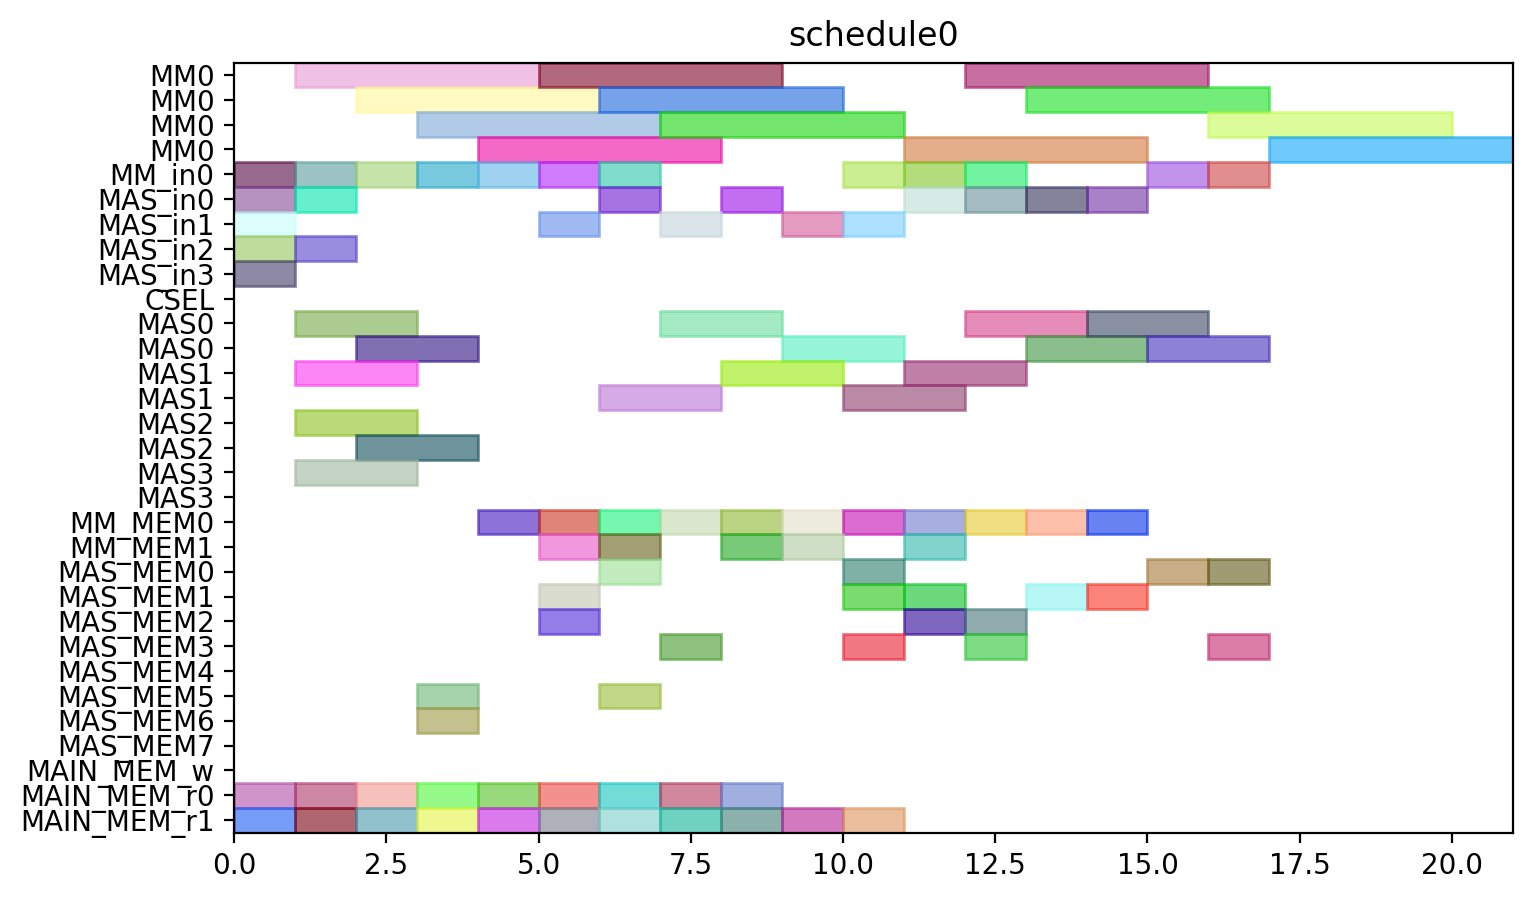

This chart was generated by the following Python code:
from pyschedule import Scenario, solvers, plotters, alt


def solve():
	horizon = 90
	S = Scenario("schedule0", horizon=horizon)

	# resource
	MM = S.Resources('MM', num=1, size=4)
	MM_in = S.Resources('MM_in', num=1)
	MAS_in = S.Resources('MAS_in', num=4)
	CSEL = S.Resource('CSEL')
	MAS = S.Resources('MAS', num=4, size=2, periods=range(1, horizon))
	MM_MEM = S.Resources('MM_MEM', num=2)
	MAS_MEM = S.Resources('MAS_MEM', num=8)
	MAIN_MEM_w = S.Resource('MAIN_MEM_w', size=1)
	MAIN_MEM_r = S.Resources('MAIN_MEM_r', num=2)

	# result of previous scheduling

	# new tasks
	t0 = S.Task('t0', length=4, delay_cost=1)
	t0 += alt(MM)
	t0_in = S.Task('t0_in', length=1, delay_cost=1)
	t0_in += alt(MM_in)
	S += t0>=t0_in

	t0_mem0 = S.Task('t0_mem0', length=1, delay_cost=1)
	t0_mem0 += MAIN_MEM_r[0]
	t0_mem1 = S.Task('t0_mem1', length=1, delay_cost=1)
	t0_mem1 += MAIN_MEM_r[1]
	t1 = S.Task('t1', length=4, delay_cost=1)
	t1 += alt(MM)
	t1_in = S.Task('t1_in', length=1, delay_cost=1)
	t1_in += alt(MM_in)
	S += t1>=t1_in

	t1_mem0 = S.Task('t1_mem0', length=1, delay_cost=1)
	t1_mem0 += MAIN_MEM_r[0]
	t1_mem1 = S.Task('t1_mem1', length=1, delay_cost=1)
	t1_mem1 += MAIN_MEM_r[1]
	t2 = S.Task('t2', length=4, delay_cost=1)
	t2 += alt(MM)
	t2_in = S.Task('t2_in', length=1, delay_cost=1)
	t2_in += alt(MM_in)
	S += t2>=t2_in

	t2_mem0 = S.Task('t2_mem0', length=1, delay_cost=1)
	t2_mem0 += MAIN_MEM_r[0]
	t2_mem1 = S.Task('t2_mem1', length=1, delay_cost=1)
	t2_mem1 += MAIN_MEM_r[1]
	t3 = S.Task('t3', length=2, delay_cost=1)
	t3 += alt(MAS)
	t3_in = S.Task('t3_in', length=1, delay_cost=1)
	t3_in += alt(MAS_in)
	S += t3_in*MAS_in[0]<=t3*MAS[0]

	S += t3_in*MAS_in[1]<=t3*MAS[1]

	S += t3_in*MAS_in[2]<=t3*MAS[2]

	S += t3_in*MAS_in[3]<=t3*MAS[3]

	t3_mem0 = S.Task('t3_mem0', length=1, delay_cost=1)
	t3_mem0 += MAIN_MEM_r[0]
	t3_mem1 = S.Task('t3_mem1', length=1, delay_cost=1)
	t3_mem1 += MAIN_MEM_r[1]
	t4 = S.Task('t4', length=2, delay_cost=1)
	t4 += alt(MAS)
	t4_in = S.Task('t4_in', length=1, delay_cost=1)
	t4_in += alt(MAS_in)
	S += t4_in*MAS_in[0]<=t4*MAS[0]

	S += t4_in*MAS_in[1]<=t4*MAS[1]

	S += t4_in*MAS_in[2]<=t4*MAS[2]

	S += t4_in*MAS_in[3]<=t4*MAS[3]

	t4_mem0 = S.Task('t4_mem0', length=1, delay_cost=1)
	t4_mem0 += MAIN_MEM_r[0]
	t4_mem1 = S.Task('t4_mem1', length=1, delay_cost=1)
	t4_mem1 += MAIN_MEM_r[1]
	t8 = S.Task('t8', length=2, delay_cost=1)
	t8 += alt(MAS)
	t8_in = S.Task('t8_in', length=1, delay_cost=1)
	t8_in += alt(MAS_in)
	S += t8_in*MAS_in[0]<=t8*MAS[0]

	S += t8_in*MAS_in[1]<=t8*MAS[1]

	S += t8_in*MAS_in[2]<=t8*MAS[2]

	S += t8_in*MAS_in[3]<=t8*MAS[3]

	t8_mem0 = S.Task('t8_mem0', length=1, delay_cost=1)
	t8_mem0 += MAIN_MEM_r[0]
	t8_mem1 = S.Task('t8_mem1', length=1, delay_cost=1)
	t8_mem1 += MAIN_MEM_r[1]
	t9 = S.Task('t9', length=2, delay_cost=1)
	t9 += alt(MAS)
	t9_in = S.Task('t9_in', length=1, delay_cost=1)
	t9_in += alt(MAS_in)
	S += t9_in*MAS_in[0]<=t9*MAS[0]

	S += t9_in*MAS_in[1]<=t9*MAS[1]

	S += t9_in*MAS_in[2]<=t9*MAS[2]

	S += t9_in*MAS_in[3]<=t9*MAS[3]

	t9_mem0 = S.Task('t9_mem0', length=1, delay_cost=1)
	t9_mem0 += MAIN_MEM_r[0]
	t9_mem1 = S.Task('t9_mem1', length=1, delay_cost=1)
	t9_mem1 += MAIN_MEM_r[1]
	t13 = S.Task('t13', length=2, delay_cost=1)
	t13 += alt(MAS)
	t13_in = S.Task('t13_in', length=1, delay_cost=1)
	t13_in += alt(MAS_in)
	S += t13_in*MAS_in[0]<=t13*MAS[0]

	S += t13_in*MAS_in[1]<=t13*MAS[1]

	S += t13_in*MAS_in[2]<=t13*MAS[2]

	S += t13_in*MAS_in[3]<=t13*MAS[3]

	t13_mem0 = S.Task('t13_mem0', length=1, delay_cost=1)
	t13_mem0 += MAIN_MEM_r[0]
	t13_mem1 = S.Task('t13_mem1', length=1, delay_cost=1)
	t13_mem1 += MAIN_MEM_r[1]
	t14 = S.Task('t14', length=2, delay_cost=1)
	t14 += alt(MAS)
	t14_in = S.Task('t14_in', length=1, delay_cost=1)
	t14_in += alt(MAS_in)
	S += t14_in*MAS_in[0]<=t14*MAS[0]

	S += t14_in*MAS_in[1]<=t14*MAS[1]

	S += t14_in*MAS_in[2]<=t14*MAS[2]

	S += t14_in*MAS_in[3]<=t14*MAS[3]

	t14_mem0 = S.Task('t14_mem0', length=1, delay_cost=1)
	t14_mem0 += MAIN_MEM_r[0]
	t14_mem1 = S.Task('t14_mem1', length=1, delay_cost=1)
	t14_mem1 += MAIN_MEM_r[1]
	t5 = S.Task('t5', length=4, delay_cost=1)
	t5 += alt(MM)
	t5_in = S.Task('t5_in', length=1, delay_cost=1)
	t5_in += alt(MM_in)
	S += t5>=t5_in

	t5_mem0 = S.Task('t5_mem0', length=1, delay_cost=1)
	t5_mem0 += alt(MAS_MEM)
	S += (t3*MAS[0])-1 < t5_mem0*MAS_MEM[0]
	S += (t3*MAS[1])-1 < t5_mem0*MAS_MEM[2]
	S += (t3*MAS[2])-1 < t5_mem0*MAS_MEM[4]
	S += (t3*MAS[3])-1 < t5_mem0*MAS_MEM[6]
	S += t5_mem0 <= t5

	t5_mem1 = S.Task('t5_mem1', length=1, delay_cost=1)
	t5_mem1 += alt(MAS_MEM)
	S += (t4*MAS[0])-1 < t5_mem1*MAS_MEM[1]
	S += (t4*MAS[1])-1 < t5_mem1*MAS_MEM[3]
	S += (t4*MAS[2])-1 < t5_mem1*MAS_MEM[5]
	S += (t4*MAS[3])-1 < t5_mem1*MAS_MEM[7]
	S += t5_mem1 <= t5

	t6 = S.Task('t6', length=2, delay_cost=1)
	t6 += alt(MAS)
	t6_in = S.Task('t6_in', length=1, delay_cost=1)
	t6_in += alt(MAS_in)
	S += t6_in*MAS_in[0]<=t6*MAS[0]

	S += t6_in*MAS_in[1]<=t6*MAS[1]

	S += t6_in*MAS_in[2]<=t6*MAS[2]

	S += t6_in*MAS_in[3]<=t6*MAS[3]

	t6_mem0 = S.Task('t6_mem0', length=1, delay_cost=1)
	t6_mem0 += alt(MM_MEM)
	S += (t0*MM[0])-1 < t6_mem0*MM_MEM[0]
	S += t6_mem0 <= t6

	t6_mem1 = S.Task('t6_mem1', length=1, delay_cost=1)
	t6_mem1 += alt(MM_MEM)
	S += (t1*MM[0])-1 < t6_mem1*MM_MEM[1]
	S += t6_mem1 <= t6

	t10 = S.Task('t10', length=4, delay_cost=1)
	t10 += alt(MM)
	t10_in = S.Task('t10_in', length=1, delay_cost=1)
	t10_in += alt(MM_in)
	S += t10>=t10_in

	t10_mem0 = S.Task('t10_mem0', length=1, delay_cost=1)
	t10_mem0 += alt(MAS_MEM)
	S += (t8*MAS[0])-1 < t10_mem0*MAS_MEM[0]
	S += (t8*MAS[1])-1 < t10_mem0*MAS_MEM[2]
	S += (t8*MAS[2])-1 < t10_mem0*MAS_MEM[4]
	S += (t8*MAS[3])-1 < t10_mem0*MAS_MEM[6]
	S += t10_mem0 <= t10

	t10_mem1 = S.Task('t10_mem1', length=1, delay_cost=1)
	t10_mem1 += alt(MAS_MEM)
	S += (t9*MAS[0])-1 < t10_mem1*MAS_MEM[1]
	S += (t9*MAS[1])-1 < t10_mem1*MAS_MEM[3]
	S += (t9*MAS[2])-1 < t10_mem1*MAS_MEM[5]
	S += (t9*MAS[3])-1 < t10_mem1*MAS_MEM[7]
	S += t10_mem1 <= t10

	t11 = S.Task('t11', length=2, delay_cost=1)
	t11 += alt(MAS)
	t11_in = S.Task('t11_in', length=1, delay_cost=1)
	t11_in += alt(MAS_in)
	S += t11_in*MAS_in[0]<=t11*MAS[0]

	S += t11_in*MAS_in[1]<=t11*MAS[1]

	S += t11_in*MAS_in[2]<=t11*MAS[2]

	S += t11_in*MAS_in[3]<=t11*MAS[3]

	t11_mem0 = S.Task('t11_mem0', length=1, delay_cost=1)
	t11_mem0 += alt(MM_MEM)
	S += (t1*MM[0])-1 < t11_mem0*MM_MEM[0]
	S += t11_mem0 <= t11

	t11_mem1 = S.Task('t11_mem1', length=1, delay_cost=1)
	t11_mem1 += alt(MM_MEM)
	S += (t2*MM[0])-1 < t11_mem1*MM_MEM[1]
	S += t11_mem1 <= t11

	t15 = S.Task('t15', length=4, delay_cost=1)
	t15 += alt(MM)
	t15_in = S.Task('t15_in', length=1, delay_cost=1)
	t15_in += alt(MM_in)
	S += t15>=t15_in

	t15_mem0 = S.Task('t15_mem0', length=1, delay_cost=1)
	t15_mem0 += alt(MAS_MEM)
	S += (t13*MAS[0])-1 < t15_mem0*MAS_MEM[0]
	S += (t13*MAS[1])-1 < t15_mem0*MAS_MEM[2]
	S += (t13*MAS[2])-1 < t15_mem0*MAS_MEM[4]
	S += (t13*MAS[3])-1 < t15_mem0*MAS_MEM[6]
	S += t15_mem0 <= t15

	t15_mem1 = S.Task('t15_mem1', length=1, delay_cost=1)
	t15_mem1 += alt(MAS_MEM)
	S += (t14*MAS[0])-1 < t15_mem1*MAS_MEM[1]
	S += (t14*MAS[1])-1 < t15_mem1*MAS_MEM[3]
	S += (t14*MAS[2])-1 < t15_mem1*MAS_MEM[5]
	S += (t14*MAS[3])-1 < t15_mem1*MAS_MEM[7]
	S += t15_mem1 <= t15

	t16 = S.Task('t16', length=2, delay_cost=1)
	t16 += alt(MAS)
	t16_in = S.Task('t16_in', length=1, delay_cost=1)
	t16_in += alt(MAS_in)
	S += t16_in*MAS_in[0]<=t16*MAS[0]

	S += t16_in*MAS_in[1]<=t16*MAS[1]

	S += t16_in*MAS_in[2]<=t16*MAS[2]

	S += t16_in*MAS_in[3]<=t16*MAS[3]

	t16_mem0 = S.Task('t16_mem0', length=1, delay_cost=1)
	t16_mem0 += alt(MM_MEM)
	S += (t0*MM[0])-1 < t16_mem0*MM_MEM[0]
	S += t16_mem0 <= t16

	t16_mem1 = S.Task('t16_mem1', length=1, delay_cost=1)
	t16_mem1 += alt(MM_MEM)
	S += (t2*MM[0])-1 < t16_mem1*MM_MEM[1]
	S += t16_mem1 <= t16

	t18 = S.Task('t18', length=2, delay_cost=1)
	t18 += alt(MAS)
	t18_in = S.Task('t18_in', length=1, delay_cost=1)
	t18_in += alt(MAS_in)
	S += t18_in*MAS_in[0]<=t18*MAS[0]

	S += t18_in*MAS_in[1]<=t18*MAS[1]

	S += t18_in*MAS_in[2]<=t18*MAS[2]

	S += t18_in*MAS_in[3]<=t18*MAS[3]

	t18_mem0 = S.Task('t18_mem0', length=1, delay_cost=1)
	t18_mem0 += alt(MM_MEM)
	S += (t0*MM[0])-1 < t18_mem0*MM_MEM[0]
	S += t18_mem0 <= t18

	t20 = S.Task('t20', length=4, delay_cost=1)
	t20 += alt(MM)
	t20_in = S.Task('t20_in', length=1, delay_cost=1)
	t20_in += alt(MM_in)
	S += t20>=t20_in

	t20_mem0 = S.Task('t20_mem0', length=1, delay_cost=1)
	t20_mem0 += alt(MM_MEM)
	S += (t2*MM[0])-1 < t20_mem0*MM_MEM[0]
	S += t20_mem0 <= t20

	t20_mem1 = S.Task('t20_mem1', length=1, delay_cost=1)
	t20_mem1 += MAIN_MEM_r[1]
	t7 = S.Task('t7', length=2, delay_cost=1)
	t7 += alt(MAS)
	t7_in = S.Task('t7_in', length=1, delay_cost=1)
	t7_in += alt(MAS_in)
	S += t7_in*MAS_in[0]<=t7*MAS[0]

	S += t7_in*MAS_in[1]<=t7*MAS[1]

	S += t7_in*MAS_in[2]<=t7*MAS[2]

	S += t7_in*MAS_in[3]<=t7*MAS[3]

	t7_mem0 = S.Task('t7_mem0', length=1, delay_cost=1)
	t7_mem0 += alt(MM_MEM)
	S += (t5*MM[0])-1 < t7_mem0*MM_MEM[0]
	S += t7_mem0 <= t7

	t7_mem1 = S.Task('t7_mem1', length=1, delay_cost=1)
	t7_mem1 += alt(MAS_MEM)
	S += (t6*MAS[0])-1 < t7_mem1*MAS_MEM[1]
	S += (t6*MAS[1])-1 < t7_mem1*MAS_MEM[3]
	S += (t6*MAS[2])-1 < t7_mem1*MAS_MEM[5]
	S += (t6*MAS[3])-1 < t7_mem1*MAS_MEM[7]
	S += t7_mem1 <= t7

	t12 = S.Task('t12', length=2, delay_cost=1)
	t12 += alt(MAS)
	t12_in = S.Task('t12_in', length=1, delay_cost=1)
	t12_in += alt(MAS_in)
	S += t12_in*MAS_in[0]<=t12*MAS[0]

	S += t12_in*MAS_in[1]<=t12*MAS[1]

	S += t12_in*MAS_in[2]<=t12*MAS[2]

	S += t12_in*MAS_in[3]<=t12*MAS[3]

	t12_mem0 = S.Task('t12_mem0', length=1, delay_cost=1)
	t12_mem0 += alt(MM_MEM)
	S += (t10*MM[0])-1 < t12_mem0*MM_MEM[0]
	S += t12_mem0 <= t12

	t12_mem1 = S.Task('t12_mem1', length=1, delay_cost=1)
	t12_mem1 += alt(MAS_MEM)
	S += (t11*MAS[0])-1 < t12_mem1*MAS_MEM[1]
	S += (t11*MAS[1])-1 < t12_mem1*MAS_MEM[3]
	S += (t11*MAS[2])-1 < t12_mem1*MAS_MEM[5]
	S += (t11*MAS[3])-1 < t12_mem1*MAS_MEM[7]
	S += t12_mem1 <= t12

	t17 = S.Task('t17', length=2, delay_cost=1)
	t17 += alt(MAS)
	t17_in = S.Task('t17_in', length=1, delay_cost=1)
	t17_in += alt(MAS_in)
	S += t17_in*MAS_in[0]<=t17*MAS[0]

	S += t17_in*MAS_in[1]<=t17*MAS[1]

	S += t17_in*MAS_in[2]<=t17*MAS[2]

	S += t17_in*MAS_in[3]<=t17*MAS[3]

	t17_mem0 = S.Task('t17_mem0', length=1, delay_cost=1)
	t17_mem0 += alt(MM_MEM)
	S += (t15*MM[0])-1 < t17_mem0*MM_MEM[0]
	S += t17_mem0 <= t17

	t17_mem1 = S.Task('t17_mem1', length=1, delay_cost=1)
	t17_mem1 += alt(MAS_MEM)
	S += (t16*MAS[0])-1 < t17_mem1*MAS_MEM[1]
	S += (t16*MAS[1])-1 < t17_mem1*MAS_MEM[3]
	S += (t16*MAS[2])-1 < t17_mem1*MAS_MEM[5]
	S += (t16*MAS[3])-1 < t17_mem1*MAS_MEM[7]
	S += t17_mem1 <= t17

	t19 = S.Task('t19', length=2, delay_cost=1)
	t19 += alt(MAS)
	t19_in = S.Task('t19_in', length=1, delay_cost=1)
	t19_in += alt(MAS_in)
	S += t19_in*MAS_in[0]<=t19*MAS[0]

	S += t19_in*MAS_in[1]<=t19*MAS[1]

	S += t19_in*MAS_in[2]<=t19*MAS[2]

	S += t19_in*MAS_in[3]<=t19*MAS[3]

	t19_mem0 = S.Task('t19_mem0', length=1, delay_cost=1)
	t19_mem0 += alt(MM_MEM)
	S += (t0*MM[0])-1 < t19_mem0*MM_MEM[0]
	S += t19_mem0 <= t19

	t19_mem1 = S.Task('t19_mem1', length=1, delay_cost=1)
	t19_mem1 += alt(MAS_MEM)
	S += (t18*MAS[0])-1 < t19_mem1*MAS_MEM[1]
	S += (t18*MAS[1])-1 < t19_mem1*MAS_MEM[3]
	S += (t18*MAS[2])-1 < t19_mem1*MAS_MEM[5]
	S += (t18*MAS[3])-1 < t19_mem1*MAS_MEM[7]
	S += t19_mem1 <= t19

	t21 = S.Task('t21', length=2, delay_cost=1)
	t21 += alt(MAS)
	t21_in = S.Task('t21_in', length=1, delay_cost=1)
	t21_in += alt(MAS_in)
	S += t21_in*MAS_in[0]<=t21*MAS[0]

	S += t21_in*MAS_in[1]<=t21*MAS[1]

	S += t21_in*MAS_in[2]<=t21*MAS[2]

	S += t21_in*MAS_in[3]<=t21*MAS[3]

	t21_mem0 = S.Task('t21_mem0', length=1, delay_cost=1)
	t21_mem0 += alt(MM_MEM)
	S += (t1*MM[0])-1 < t21_mem0*MM_MEM[0]
	S += t21_mem0 <= t21

	t21_mem1 = S.Task('t21_mem1', length=1, delay_cost=1)
	t21_mem1 += alt(MM_MEM)
	S += (t20*MM[0])-1 < t21_mem1*MM_MEM[1]
	S += t21_mem1 <= t21

	t22 = S.Task('t22', length=2, delay_cost=1)
	t22 += alt(MAS)
	t22_in = S.Task('t22_in', length=1, delay_cost=1)
	t22_in += alt(MAS_in)
	S += t22_in*MAS_in[0]<=t22*MAS[0]

	S += t22_in*MAS_in[1]<=t22*MAS[1]

	S += t22_in*MAS_in[2]<=t22*MAS[2]

	S += t22_in*MAS_in[3]<=t22*MAS[3]

	t22_mem0 = S.Task('t22_mem0', length=1, delay_cost=1)
	t22_mem0 += alt(MM_MEM)
	S += (t1*MM[0])-1 < t22_mem0*MM_MEM[0]
	S += t22_mem0 <= t22

	t22_mem1 = S.Task('t22_mem1', length=1, delay_cost=1)
	t22_mem1 += alt(MM_MEM)
	S += (t20*MM[0])-1 < t22_mem1*MM_MEM[1]
	S += t22_mem1 <= t22

	t23 = S.Task('t23', length=4, delay_cost=1)
	t23 += alt(MM)
	t23_in = S.Task('t23_in', length=1, delay_cost=1)
	t23_in += alt(MM_in)
	S += t23>=t23_in

	t23_mem0 = S.Task('t23_mem0', length=1, delay_cost=1)
	t23_mem0 += alt(MAS_MEM)
	S += (t17*MAS[0])-1 < t23_mem0*MAS_MEM[0]
	S += (t17*MAS[1])-1 < t23_mem0*MAS_MEM[2]
	S += (t17*MAS[2])-1 < t23_mem0*MAS_MEM[4]
	S += (t17*MAS[3])-1 < t23_mem0*MAS_MEM[6]
	S += t23_mem0 <= t23

	t23_mem1 = S.Task('t23_mem1', length=1, delay_cost=1)
	t23_mem1 += MAIN_MEM_r[1]
	t25 = S.Task('t25', length=4, delay_cost=1)
	t25 += alt(MM)
	t25_in = S.Task('t25_in', length=1, delay_cost=1)
	t25_in += alt(MM_in)
	S += t25>=t25_in

	t25_mem0 = S.Task('t25_mem0', length=1, delay_cost=1)
	t25_mem0 += alt(MAS_MEM)
	S += (t7*MAS[0])-1 < t25_mem0*MAS_MEM[0]
	S += (t7*MAS[1])-1 < t25_mem0*MAS_MEM[2]
	S += (t7*MAS[2])-1 < t25_mem0*MAS_MEM[4]
	S += (t7*MAS[3])-1 < t25_mem0*MAS_MEM[6]
	S += t25_mem0 <= t25

	t25_mem1 = S.Task('t25_mem1', length=1, delay_cost=1)
	t25_mem1 += alt(MAS_MEM)
	S += (t22*MAS[0])-1 < t25_mem1*MAS_MEM[1]
	S += (t22*MAS[1])-1 < t25_mem1*MAS_MEM[3]
	S += (t22*MAS[2])-1 < t25_mem1*MAS_MEM[5]
	S += (t22*MAS[3])-1 < t25_mem1*MAS_MEM[7]
	S += t25_mem1 <= t25

	t27 = S.Task('t27', length=4, delay_cost=1)
	t27 += alt(MM)
	t27_in = S.Task('t27_in', length=1, delay_cost=1)
	t27_in += alt(MM_in)
	S += t27>=t27_in

	t27_mem0 = S.Task('t27_mem0', length=1, delay_cost=1)
	t27_mem0 += alt(MAS_MEM)
	S += (t22*MAS[0])-1 < t27_mem0*MAS_MEM[0]
	S += (t22*MAS[1])-1 < t27_mem0*MAS_MEM[2]
	S += (t22*MAS[2])-1 < t27_mem0*MAS_MEM[4]
	S += (t22*MAS[3])-1 < t27_mem0*MAS_MEM[6]
	S += t27_mem0 <= t27

	t27_mem1 = S.Task('t27_mem1', length=1, delay_cost=1)
	t27_mem1 += alt(MAS_MEM)
	S += (t21*MAS[0])-1 < t27_mem1*MAS_MEM[1]
	S += (t21*MAS[1])-1 < t27_mem1*MAS_MEM[3]
	S += (t21*MAS[2])-1 < t27_mem1*MAS_MEM[5]
	S += (t21*MAS[3])-1 < t27_mem1*MAS_MEM[7]
	S += t27_mem1 <= t27

	t28 = S.Task('t28', length=4, delay_cost=1)
	t28 += alt(MM)
	t28_in = S.Task('t28_in', length=1, delay_cost=1)
	t28_in += alt(MM_in)
	S += t28>=t28_in

	t28_mem0 = S.Task('t28_mem0', length=1, delay_cost=1)
	t28_mem0 += alt(MAS_MEM)
	S += (t19*MAS[0])-1 < t28_mem0*MAS_MEM[0]
	S += (t19*MAS[1])-1 < t28_mem0*MAS_MEM[2]
	S += (t19*MAS[2])-1 < t28_mem0*MAS_MEM[4]
	S += (t19*MAS[3])-1 < t28_mem0*MAS_MEM[6]
	S += t28_mem0 <= t28

	t28_mem1 = S.Task('t28_mem1', length=1, delay_cost=1)
	t28_mem1 += alt(MAS_MEM)
	S += (t7*MAS[0])-1 < t28_mem1*MAS_MEM[1]
	S += (t7*MAS[1])-1 < t28_mem1*MAS_MEM[3]
	S += (t7*MAS[2])-1 < t28_mem1*MAS_MEM[5]
	S += (t7*MAS[3])-1 < t28_mem1*MAS_MEM[7]
	S += t28_mem1 <= t28

	t29 = S.Task('t29', length=4, delay_cost=1)
	t29 += alt(MM)
	t29_in = S.Task('t29_in', length=1, delay_cost=1)
	t29_in += alt(MM_in)
	S += t29>=t29_in

	t29_mem0 = S.Task('t29_mem0', length=1, delay_cost=1)
	t29_mem0 += alt(MAS_MEM)
	S += (t21*MAS[0])-1 < t29_mem0*MAS_MEM[0]
	S += (t21*MAS[1])-1 < t29_mem0*MAS_MEM[2]
	S += (t21*MAS[2])-1 < t29_mem0*MAS_MEM[4]
	S += (t21*MAS[3])-1 < t29_mem0*MAS_MEM[6]
	S += t29_mem0 <= t29

	t29_mem1 = S.Task('t29_mem1', length=1, delay_cost=1)
	t29_mem1 += alt(MAS_MEM)
	S += (t12*MAS[0])-1 < t29_mem1*MAS_MEM[1]
	S += (t12*MAS[1])-1 < t29_mem1*MAS_MEM[3]
	S += (t12*MAS[2])-1 < t29_mem1*MAS_MEM[5]
	S += (t12*MAS[3])-1 < t29_mem1*MAS_MEM[7]
	S += t29_mem1 <= t29

	solvers.mip.solve(S,msg=1,kind='CPLEX',ratio_gap=1.01)

	solution = [['hoge']*len(S.solution()[1]) for i in range(len(S.solution()))]
	for i in range(len(S.solution())):
		for j in range(len(S.solution()[i])):
			solution[i][j]=str(S.solution()[i][j])
	print(solution)

	cycles = int(solution[-1][3])

	pic_file_name = "/home/mfukuda/ABE/multiRAM_multiMAS_16mux/scheduling_result/stage4MM1_stage2MAS4/EP_ADD_A_0/schedule0.png"
	if(S.solution() != []):
		plotters.matplotlib.plot(S,img_filename=pic_file_name, show_task_labels=False, fig_size=(cycles*0.25+3, 5))

	return solution
